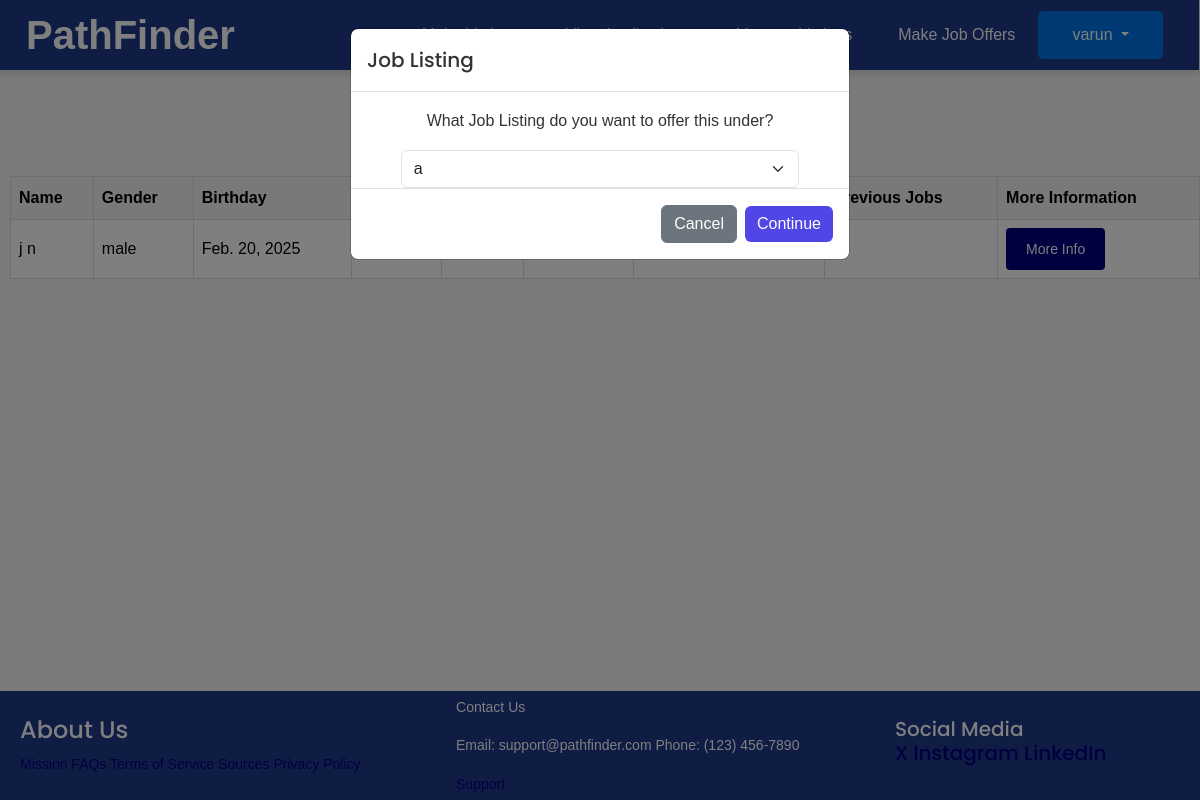
Page /offers/ (signed in) on the committed database.
### joblist/models.py (models this page shows, shortened)
class CustomUser(AbstractUser):
    choices = ( ("Student", "Student"),
               ("Employer", "Employer"),
               ("Mentor", "Mentor"))
    role = models.CharField(max_length=20, choices = choices)
    first_name = models.TextField()
    last_name = models.TextField()
    choices = ( ("male", "male"),
               ("female", "female"),
               ("prefer not to say", "prefer not to say"))
    gender = models.CharField(choices=choices, max_length=20)
    birthday = models.DateField(null=True, blank=True)
    phone = models.TextField()
    email = models.TextField()
    status_mentor = models.TextField(default="pending")
    mentor = models.ForeignKey(applicationMentor, on_delete=models.CASCADE, null = True, blank=True)
    address = models.TextField()
    offers = models.ManyToManyField(JobListing, related_name='offers', blank=True)
    recieveemails = models.BooleanField(default=False)
    REQUIRED_FIELDS = ["phone","birthday","gender", "email", "address", "first_name", "last_name", "role"]

class JobApply(models.Model):
    first_name = models.TextField()
    last_name = models.TextField()
    choices = ( ("male", "male"),
               ("female", "female"),
               ("prefer not to say", "prefer not to say"))
    statuschoices = [
        ('pending', 'Pending'),
        ('accepted', 'Accepted'),
        ('declined', 'Declined'),
    ]
    gender = models.CharField(choices=choices, max_length=20)
    birthdate = models.DateField()
    phone = models.TextField()
    email = models.TextField()
    address = models.TextField()
    education_level = models.TextField()
    creater = models.ForeignKey(User, on_delete=models.CASCADE)
    previousjobs = models.TextField()
    job = models.ForeignKey(JobListing, on_delete=models.CASCADE, null = True, blank=True)
    resume = models.FileField(upload_to='resumes/')
    status = models.CharField(
        max_length=10,
        choices=statuschoices,
        default='pending'
    )

### joblist/views.py (the view)
# urls.py: path('offers/', views.offers, name="offers"),
def offers(request):
    students = JobApply.objects.filter(creater__role = "Student")
    students = students.filter(resume__isnull = False)
    students = students.exclude(status = "accepted")
    job = JobListing.objects.filter(author = request.user)
    print(job, 'job')
    print(job, 'JOB')
    if job.count() == 1:
        return render(request, "joblist/offers.html", {"students": students, "ask": False, "job": job.first()})
    elif job.count() > 1:
        return render(request, "joblist/offers.html", {"students": students, "ask": True, "job": job})
    else:
        return render(request, "joblist/offers.html", {"students": students, "ask": False, "job": None})

### joblist/models.py (called while the page is built)
    def __str__(self):
        return self.job_title

### joblist/templates/joblist/offers.html (shortened to what this page needs)
{% extends "joblist/base.html" %}
{% block content %}
{% if ask %}
<div class="modal fade" id="mentorWarningModal" tabindex="-1" aria-labelledby="mentorWarningModalLabel" aria-hidden="true" data-bs-backdrop="static" data-bs-keyboard="false">
    <div class="modal-dialog">
        <div class="modal-content">
            <div class="modal-header">
                <h5 class="modal-title" id="mentorWarningModalLabel">Job Listing</h5>
            </div>
            <div class="modal-body">
                What Job Listing do you want to offer this under?
            </div>
            <select class="form-select" id="jobSelect" style="width: 80%; margin-left: 10%;">
                {% for job in job %}
                    <option  value="{{ job.id }}">{{ job.job_title }}</option>
                {% endfor %}
            </select>
            <div class="modal-footer">
                <button type="button" class="btn btn-secondary" data-bs-dismiss="modal" onclick="window.location.href='/'">Cancel</button>
                <button type="button" class="btn btn-primary" onclick="continueToPage()">Continue</button>
            </div>
        </div>
    </div>
</div>
{% elif not ask %}
<div id = "jobId" value = "{{job.id}}" hidden = "hidden"></div>
<script>
    selectedJobId = document.getElementById('jobId').value;
</script>
{% endif %}
<h1> Make Job Offers!</h1>
        <table class = "table">
            <thead>
            <tr>
                <th>Name</th>
                <th>Gender</th>
                <th>Birthday</th>
                <th>Phone</th>
                <th>Email</th>
                <th>Address</th>
                <th>Education Level</th>
                <th>Previous Jobs</th>
                <th>More Information</th>
            </tr>
        </thead>
        <tbody>
            {% for student in students %}
            <tr class = "table-body">
            <td class = "table-text">{{student.first_name}} {{student.last_name}}</td>
            <td class = "table-text">{{student.gender}}</td>
            <td class = "table-text">{{student.birthdate}}</td>
            <td class = "table-text">{{student.phone}}</td>
            <td class = "table-text">{{student.email}}</td>
            <td class = "table-text">{{student.address}}</td>
            <td class = "table-text">{{student.education_level}}</td>
            <td class = "table-text">{{student.previousjobs}}</td>
            <td class = "table-text">
                <button onclick="moreinfo('{{ student.first_name }}', '{{ student.last_name }}', '{{ student.gender }}', '{{ student.birthdate }}', '{{ student.phone }}', '{{ student.email }}', '{{ student.address }}', '{{ student.education_level }}', '{{student.previousjobs}}', '{{student.resume}}', '{{student.creater.id}}', '{{student.author}}')">More Info</button>
            </td>
        </tr>
        {% endfor %}
    </tbody>
</table>
{% endblock content %}

### joblist/templates/joblist/base.html (shortened to what this page needs)
{% load static %}
<!doctype html>
<html lang="en">
  <head>
    <link href='https://cdn.jsdelivr.net/npm/fullcalendar@5.11.3/main.css' rel='stylesheet' />
    <link rel="stylesheet" href="https://cdn.jsdelivr.net/npm/bootstrap@5.3.3/dist/css/bootstrap.min.css">
    <link rel="stylesheet" href="{% static 'css/styles.css' %}">
    <link rel="stylesheet" href="https://cdnjs.cloudflare.com/ajax/libs/font-awesome/6.0.0/css/all.min.css">
  </head>
  <body style="padding-left: 10px">
    <nav class="navbar navbar-expand-sm navbar-custom">
      <div class="container-fluid">
        <a class="navbar-brand" href="/">
          PathFinder
        </a>
        <div class="d-flex ms-auto align-items-center">
  {% if user.is_authenticated %}
  {% if user.is_superuser %}
        <ul class = "navbar-nav">
          <li class = "nav-item"><a class = "nav-link" href = "/">Home</a></li>
          <li class = "nav-item"><a class = "nav-link" href = "/approvelistings">View Pending Job Listings</a></li>
          <li class = "nav-item"><a class = "nav-link" href = "/approvementor">View Pending Mentor Applications</a></li>
        </ul>
    {% elif user.role == "Mentor" %}
          <ul class = "navbar-nav">
            <li class = "nav-item"><a class = "nav-link"href = "/mentorapply">Apply for Mentor</a></li>
            <li class = "nav-item"><a class = "nav-link" href = "/calendar">Calendar</a></li>
            <li class = "nav-item"><a class = "nav-link" href = "/students">Students</a></li>
          </ul>
    {% else %}
          <ul class = "navbar-nav">
            <li class = "nav-item"><a class = "nav-link" href = "{% url 'make-listings' -1 %}">Make Listings</a></li>
            <li class = "nav-item"><a class = "nav-link" href = "/view-applications">View Applications</a></li>
            <li class = "nav-item"><a class = "nav-link" href = "/manage-listings">Manage Listings</a></li>
            <li class = "nav-item"><a class = "nav-link" href = "/offers">Make Job Offers</a></li>
          </ul>
  {% endif %}
  <div class="dropdown" id = "userDropdown">
    <button class="btn dropdown-toggle" type="button" id="userDropdown" data-bs-toggle="dropdown" aria-expanded="false">
      {{ user.username }}
    </button>
  </div>
{% else %}
<a class="nav-link" href="{% url 'account_login' %}">Log In</a>
<a class="btn btn-get-started ms-3" style = "background-color: #1E3A8A; color: white;" href="{% url 'account_signup' %}">Sign Up</a>
{% endif %}
</div>
</div>
</nav>
    <div class="content-area">
      {% block content %}{% endblock %}
    </div>
    <div class="footer-container">
      <div class="footer">
        <div class="footer-heading footer-1">
          <h4>About Us</h4>
          <a href="#">Mission</a>
          <a href="#">FAQs</a>
          <a href="#">Terms of Service</a>
          <a href="/sources">Sources</a>
          <a href="#">Privacy Policy</a>
        </div>
        <div class="footer-heading footer-2">
          <p>Contact Us</p>
          <div style = "clear: both;">
          <p style = "display: inline-block">Email: support@pathfinder.com</p>
          <p style = "display: inline-block; ">Phone: (123) 456-7890</p>
        </div>
          <a  href="#">Support</a>
        </div>
        <div class="footer-heading footer-3">
          <h5>Social Media</52>
            <br>
          <a href="https://x.com/?mx=2">X</a>
          <a href="https://instagram.com">Instagram</a>
          <a href="https://linkedin.com">LinkedIn</a>
        </div>
      </div>
    </div>
  </body>
</html>

### joblist/static/css/styles.css (style rules this page uses)
body { font-family: 'Nunito', sans-serif; }
h1, h2, h3, h4, h5, h6 { font-family: 'Poppins', sans-serif; }
body { margin: 0; font-family: 'Arial', sans-serif; display: flex; flex-direction: column; min-height: 100vh; padding: 0; overflow-x: hidden; }
.navbar-custom { background-color: #1E3A8A; margin-left: -10px; position: fixed; top: 0; left: 0; right: 0; padding: 1rem 1.5rem; box-shadow: 0px 4px 6px rgba(0, 0, 0, 0.1); z-index: 1000; height: 70px; }
.navbar-custom .navbar-brand { color: #FFFFFF; font-size: 2.5rem; font-weight: bold; margin: 0; }
.navbar-custom .nav-link { color: #FFFFFF; text-decoration: none; padding: 0.5rem; }
body { margin: 0; padding: 0; font-family: 'Arial', sans-serif; background-color: #ffffff; color: #333333; line-height: 1.6; }
nav { background-color: #0058b0; color: #ffffff; padding: 15px 20px; display: flex; align-items: center; box-shadow: 0 2px 4px rgba(0, 0, 0, 0.1); position: fixed; top: 0; width: 100.78%; box-sizing: border-box; }
.dropdown { position: relative; display: inline-block; width: 125px; z-index: 11; }
.dropdown button { background-color: #0073e6; color: #ffffff; padding: 12px 20px; font-size: 16px; border: none; border-radius: 5px; cursor: pointer; text-align: center; width: 100%; box-sizing: border-box; transition: background-color 0.3s ease; }
.footer { background-color: #1E3A8A; color: white; padding: 5px 10px; display: flex; justify-content: space-between; align-items: center; flex-wrap: wrap; width: 101%; margin-top: auto; margin-left: -10px; text-align: left; }
.footer .footer-heading { flex: 1 1 auto; padding: 0 10px; font-size: 14px; }
.content-area { flex-grow: 1; padding: 0; margin-top: 120px; text-align: center; width: 100%; }
* { box-sizing: border-box; }
body { margin: 0; padding: 0; font-family: Arial, sans-serif; background-color: #f4f4f9; color: #333; }
nav { background-color: #333; color: #fff; padding: 10px 20px; display: flex; justify-content: space-between; align-items: center; }
nav a { color: #fff; text-decoration: none; margin: 0 15px; transition: color 0.3s ease; }
body { margin: 0; font-family: Arial, sans-serif; background-color: #f5f5f5; color: #333; overflow-x: hidden; overflow-y: scroll; }
a { text-decoration: none; color: #000080; transition: color 0.3s ease; }
button { background-color: #000080; color: #ffffff; border: none; padding: 10px 20px; border-radius: 4px; font-size: 14px; cursor: pointer; transition: background-color 0.3s ease; }
.table { width: 100%; border-collapse: collapse; }
.table th, .table td { border: 1px solid #ddd; padding: 8px; text-align: left; vertical-align: middle; }
.table th { background-color: #f2f2f2; font-weight: bold; }
.table-text { max-width: 150px; white-space: nowrap; overflow: hidden; text-overflow: ellipsis; }
.btn-primary { background: #4F46E5; border: none; }

### rows in the picture
CustomUser: username "varun"
JobApply: first_name "j", last_name "n", gender "male", birthdate "Feb. 20, 2025"

### other values in the picture
form field value "a"
